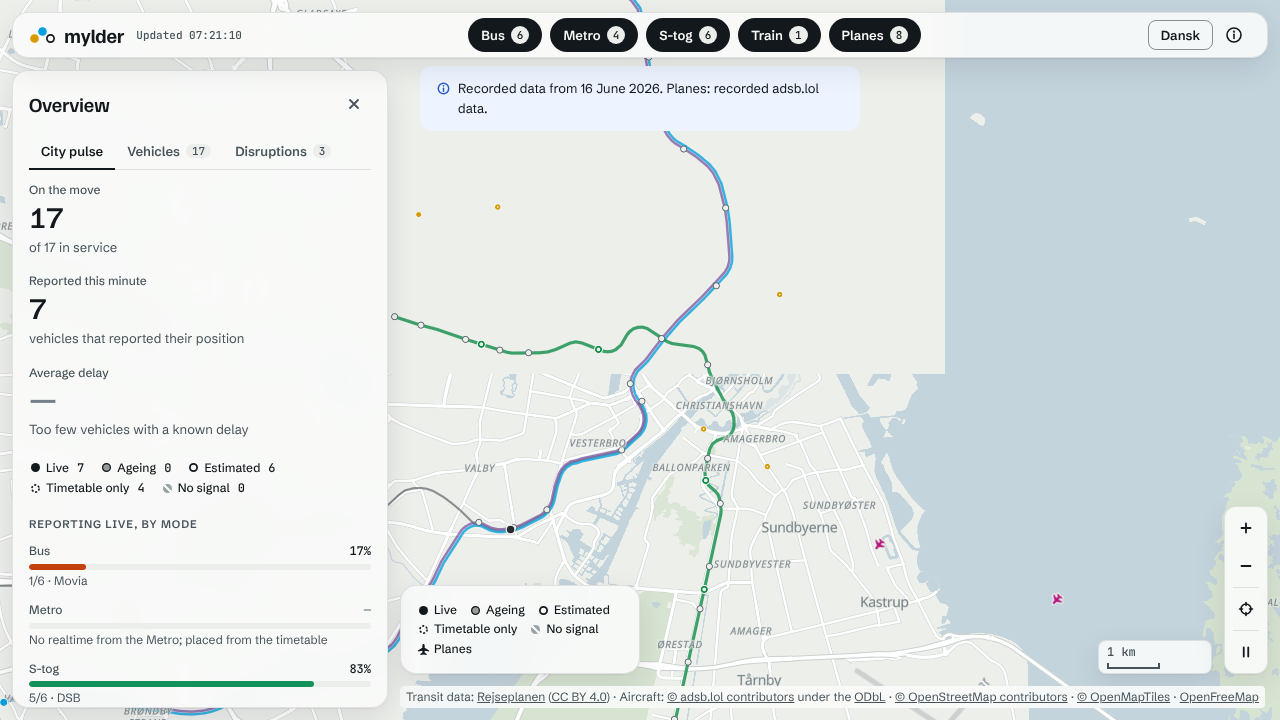
#> input picture 157/1/branch/planes/01-planes-drawn.png, 1280 x 720 px
$ python strand.py branch/planes/01-planes-drawn.png 1.0 1.0
#> lines starting #> are read from the running program, lines starting #| are printed output that depends on the picture; after the words box and inside, x2 and y2 are one past the last pixel; in counts of white or black regions, pixels touching at a corner belong together
import sys, numpy as np
from PIL import Image
# strand.py <png> <x> <y> : finds the dot's exact centre near (x,y) and its distance to the purple (E) and blue (A) strand lines.
src, x0, y0 = sys.argv[1], float(sys.argv[2]), float(sys.argv[3])
a = np.asarray(Image.open(src).convert('RGB')).astype(int)
def mask(rgb, tol=40):
    return (np.abs(a - np.array(rgb)).sum(axis=2) < tol)
H, W = a.shape[:2]
#> H = 720; W = 1280
yy, xx = np.mgrid[0:H, 0:W]
for name, rgb in [('purple', (125, 90, 166)), ('blue', (0, 161, 222))]:
    m = mask(rgb)
    d = np.hypot(xx - x0, yy - y0)
    near = m & (d < 12)
    pass
#> this loop made 2 passes
#> pass 1, `m = mask(rgb)`:
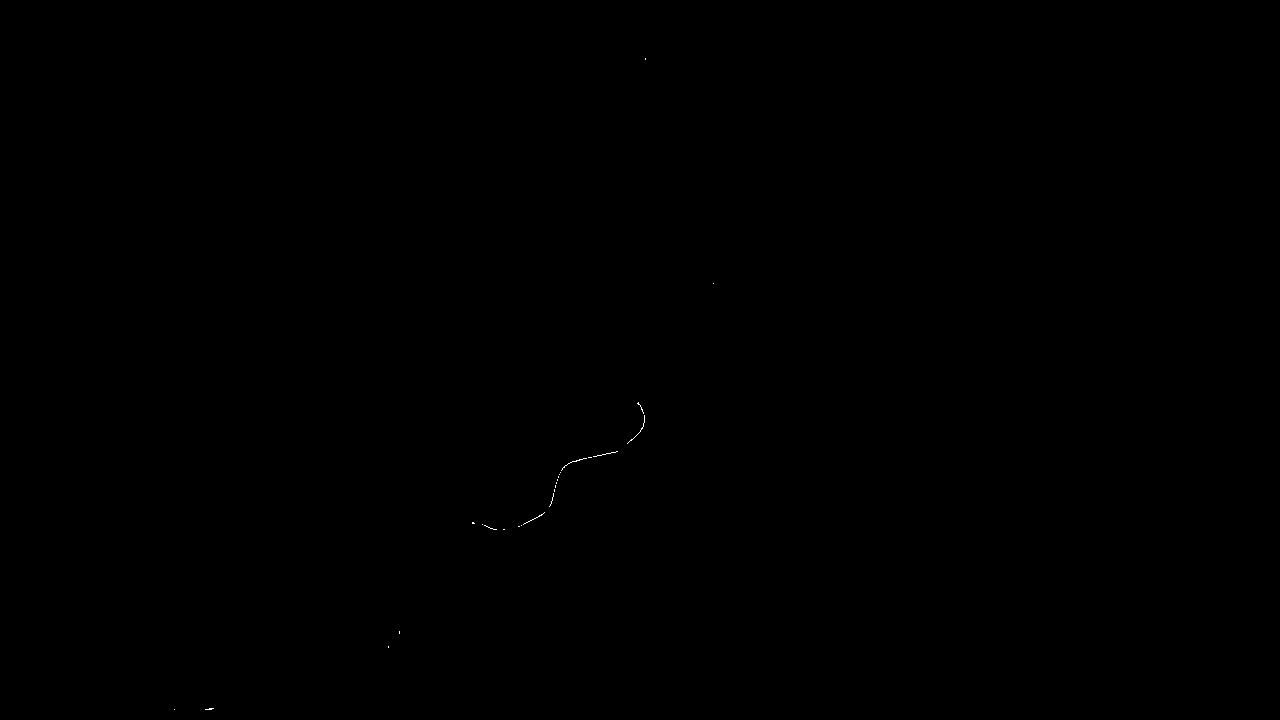
#> m: shape (720, 1280) bool; 0.02% white in thin lines or dots, all inside (x1, y1, x2, y2) = (174, 58, 714, 710)
# dot: the colour at the given point, blob within 10 px
dotc = a[int(round(y0)), int(round(x0))]
#> dotc = [237, 239, 235]
m = mask(dotc, 30) & (np.hypot(xx - x0, yy - y0) < 9)
#> call 3 of mask, with rgb = array of shape (3,), tol = 30
#> in mask (call 3), `return (np.abs(a - np.array(rgb)).sum(axis=2) < tol)`:
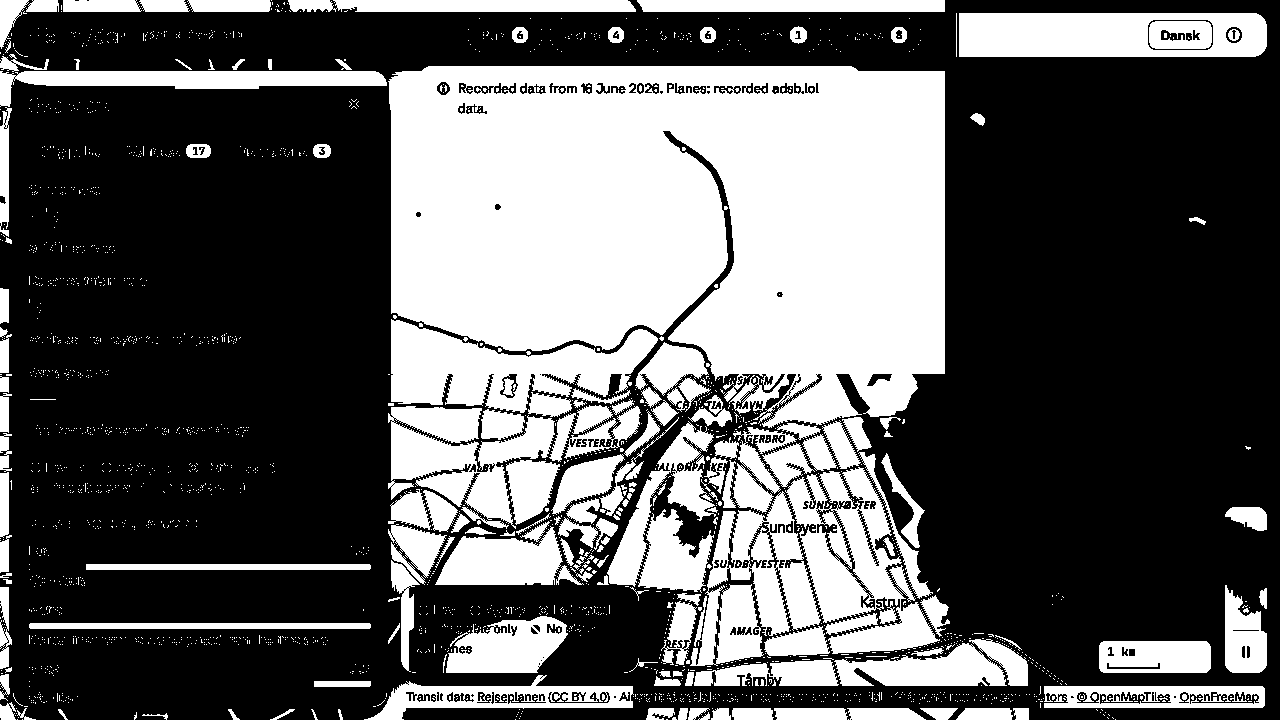
#> returned value: shape (720, 1280) bool; 36.6% white; 2401 white regions (2217 under 20 px), largest, box (x1, y1, x2, y2) and area: (388, 66, 945, 428) 160952, (391, 319, 658, 413) 13166, (785, 467, 940, 654) 12599
#> m: shape (720, 1280) bool; 0.01% white; 1 white region, box (x1, y1, x2, y2) and area: (0, 0, 10, 10) 90
cy, cx = yy[m].mean(), xx[m].mean()
#> cy = 4.11; cx = 4.11
print(f'dot rgb {tuple(dotc)} centre ({cx:.1f},{cy:.1f}) area {m.sum()}')
#| dot rgb (237, 239, 235) centre (4.1,4.1) area 90
for name, rgb in [('purple', (150, 123, 181)), ('blue', (52, 178, 225))]:
    d = np.hypot(xx - cx, yy - cy)
    sel = mask(rgb) & (d > 12) & (d < 45)
    pts = np.stack([xx[sel], yy[sel]], 1).astype(float)
    if len(pts) < 10: print(name, 'too few', len(pts)); continue
    c = pts.mean(0); u, s, vt = np.linalg.svd(pts - c); dirv = vt[0]; n = np.array([-dirv[1], dirv[0]])
    print(f'{name}: {len(pts)} px, dot centre {np.dot(np.array([cx, cy]) - c, n):+.2f} px from its line (normal {n.round(2)})')
#> this loop made 2 passes
#> pts on pass 2: [[42, 27], [38, 31]]
#| purple too few 0
#| blue too few 2
#> pass 1, `d = np.hypot(xx - cx, yy - cy)`:
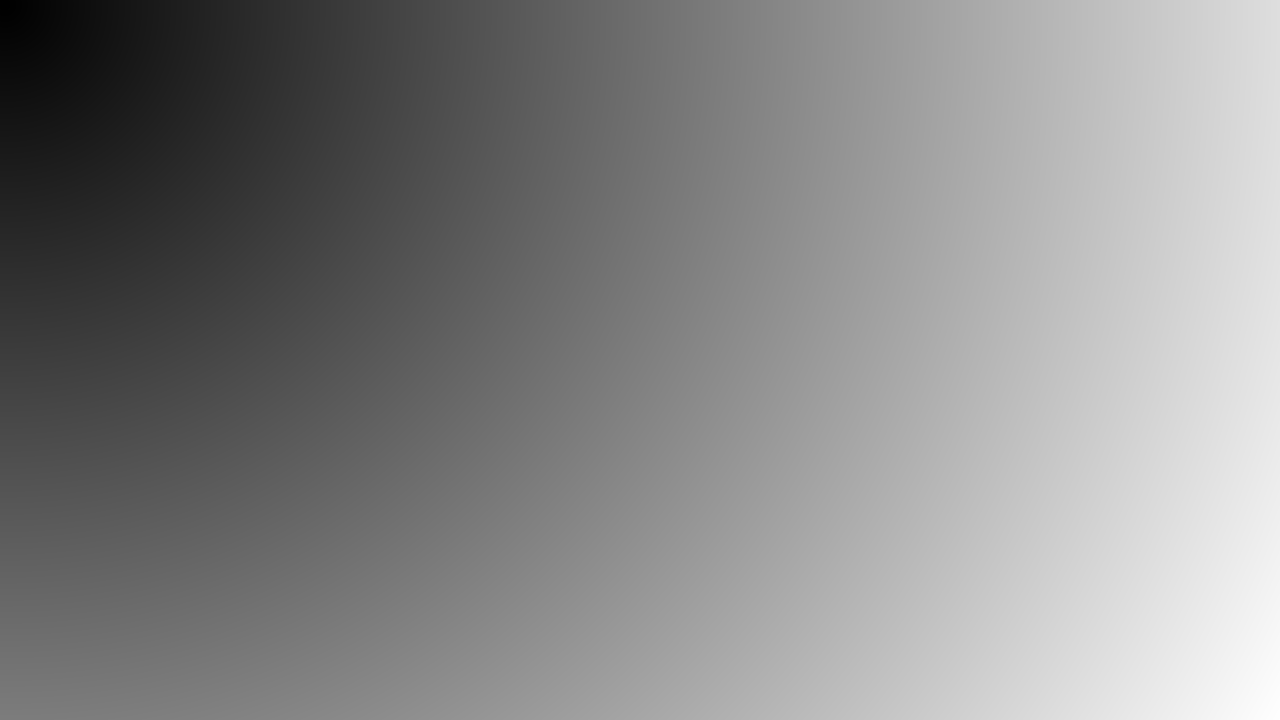
#> d: shape (720, 1280) float64; min 0.157, max 1461.6, mean 777.5; drawn with min black and max white
